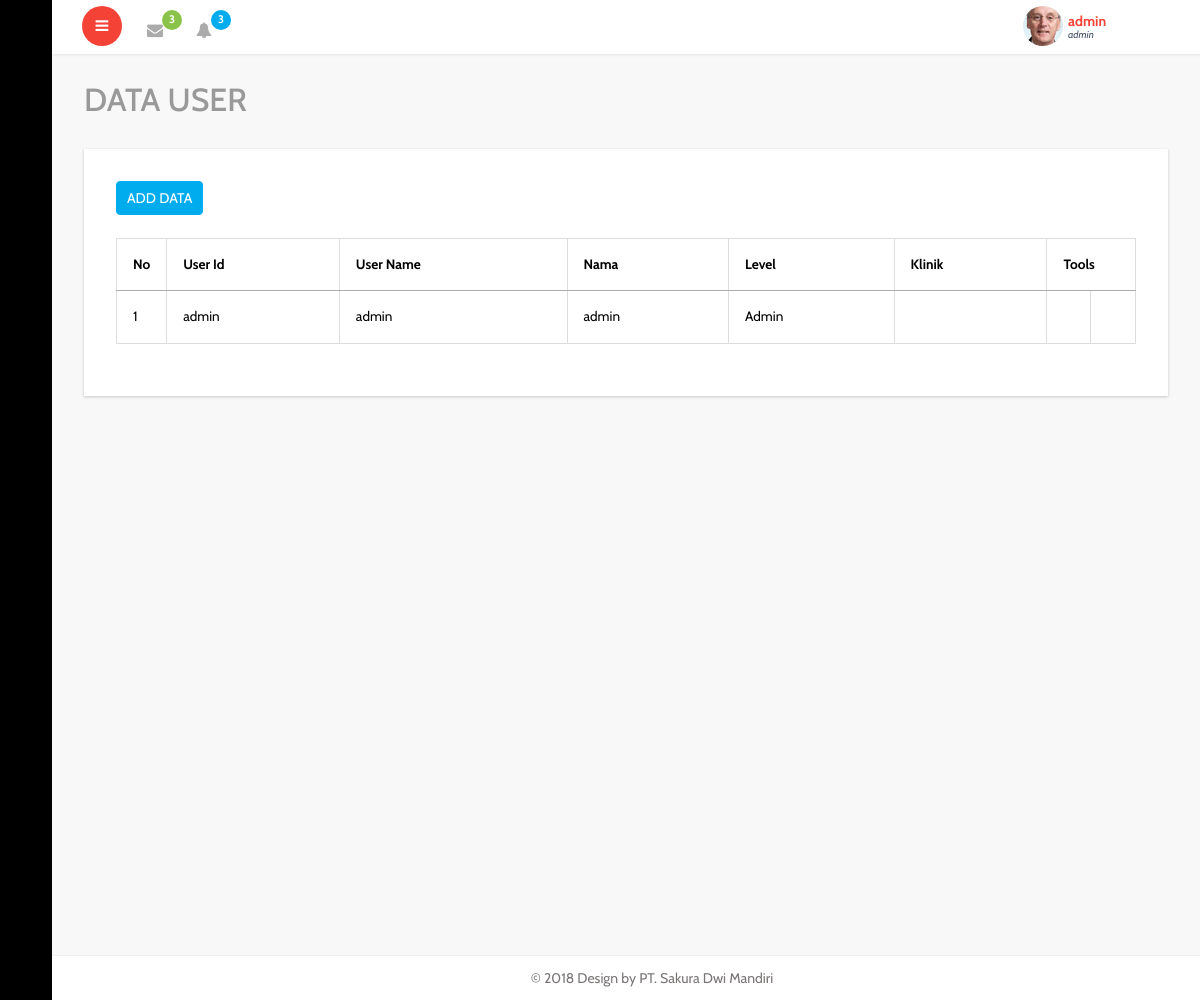
Page /web_admin/index.php?page=User-Data (signed in) on the committed database.
### tables this page shows
CREATE TABLE `m_menu` (
  `mn_no` char(6) DEFAULT NULL,
  `sm_no` char(6) DEFAULT NULL,
  `pg_no` char(6) DEFAULT NULL,
  `nourut` int(11) DEFAULT NULL,
  `type` char(1) DEFAULT NULL,
  `pg_name` varchar(50) DEFAULT NULL,
  `pg_title` varchar(50) DEFAULT NULL,
  `pg_image` varchar(50) DEFAULT NULL,
  `pg_link` varchar(50) DEFAULT NULL,
  `recuser` char(5) DEFAULT NULL,
  `recdate` datetime DEFAULT NULL,
  `recuserupd` char(5) DEFAULT NULL,
  `recdateupd` datetime DEFAULT NULL
);

CREATE TABLE `m_user` (
  `id_user` char(20) NOT NULL,
  `nm_user` varchar(100) NOT NULL,
  `no_telepon` varchar(20) NOT NULL,
  `username` varchar(20) NOT NULL,
  `password` varchar(200) NOT NULL,
  `level` varchar(20) NOT NULL,
  `sekolah_id` char(5) DEFAULT NULL,
  `recuser` char(5) DEFAULT NULL,
  `recdate` datetime DEFAULT NULL,
  `recuserupd` char(5) DEFAULT NULL,
  `recdateupd` datetime DEFAULT NULL
);

### web_admin/menu.php (the view, shortened to what this page needs)
			<ul class="nav nav-pills nav-stacked custom-nav">
	<?php
			$resultHeader 	= mysql_query("	SELECT A.*,B.Auth
											FROM M_MENU AS A INNER JOIN
  												M_AUTH_USER AS B ON A.pg_no = B.pg_no
											WHERE A.type = 'M' And B.id_user = '".$_SESSION['Ses_User']."'
											ORDER BY A.nourut,A.pg_no ", $koneksidb) or die ("Gagal query 1");
			while ($rowHeader	= mysql_fetch_array($resultHeader))
			 {
			 	$pg_name1 	= $rowHeader['pg_name'];
			 	$pg_link1 	= $rowHeader['pg_link'];
				$pg_image1 	= $rowHeader['pg_image'];
echo "
			<li class='menu-list'><a href='$pg_link1'><i class='$pg_image1'></i>  <span> $pg_name1 </span></a>
					<ul class='sub-menu-list'>";
		echo "
	        </ul></li>";
			 }
	?>
			</ul>
	</div>
</div>
<div class="main-content">
	<div class="header-section">
	<a class="toggle-btn  menu-collapsed"><i class="fa fa-bars"></i></a>
	<div class="menu-right">
		<div class="user-panel-top">
			<div class="profile_details_left">
				<ul class="nofitications-dropdown">
					<li class="dropdown">
						<a href="#" class="dropdown-toggle" data-toggle="dropdown" aria-expanded="false"><i class="fa fa-envelope"></i><span class="badge">3</span></a>
					</li>
					<li class="dropdown">
						<a href="#" class="dropdown-toggle" data-toggle="dropdown" aria-expanded="false"><i class="fa fa-bell"></i><span class="badge blue">3</span></a>
					</li>
					<div class="clearfix"></div>
				</ul>
			</div>
			<div class="profile_details">
				<ul>
					<li class="dropdown profile_details_drop">
						<a href="#" class="dropdown-toggle" data-toggle="dropdown" aria-expanded="false">
							<div class="profile_img">
								<span style="background:url(images/1.jpg) no-repeat center"> </span>
								 <div class="user-name">
									<p><?php echo $_SESSION['Ses_User']; ?><span><?php echo $_SESSION['Ses_Nama']; ?></span></p>
								 </div>
								 <i class="lnr lnr-chevron-down"></i>
								<div class="clearfix"></div>
							</div>
						</a>
					</li>
					<div class="clearfix"> </div>
				</ul>
			</div>
			<div class="clearfix"></div>
		</div>
	  </div>

### web_admin/setting/user_data.php (shortened to what this page needs)
<?php
include_once "library/inc.seslogin.php";
?>
					<h3 class="blank1">DATA USER</h3>
					 <div class="xs tabls">
						<div class="bs-example4" data-example-id="contextual-table">
<a href="?page=User-Add" target="_self"><button type="button" class="btn btn-primary">ADD DATA</button></a>
<br/><br/>
<table id="sample-table-2" class="table table-bordered">
<thead>
      <tr>
        <th width="24"><b>No</b></th>
		<th><b>User Id</b></th>
        <th><b>User Name</b></th>
        <th><b>Nama</b></th>
		<th><b>Level</b></th>
		<th><b>Klinik</b></th>
        <th colspan="2" align="center" ><b>Tools</b><b></b></th>
        </tr>
 </thead>
      <?php
	$mysql 	= "SELECT A.* FROM M_USER AS A ORDER BY A.id_user ASC";
	$msQry 	= mysql_query($mysql, $koneksidb)  or die ("Query  salah ");
	$nomor  = 0;
	while ($msData = mysql_fetch_array($msQry)) {
		$nomor++;
		$Kode = $msData['id_user'];
	?>
      <tr>
        <td><?php echo $nomor; ?></td>
		<td><?php echo $msData['id_user']; ?></td>
        <td><?php echo $msData['username']; ?></td>
        <td><?php echo $msData['nm_user']; ?></td>
		<td><?php echo $msData['level']; ?></td>
		<td><?php echo $msData['id_klinik']; ?></td>
        <td width="41" align="center"><a href="?page=User-Add&Edit=Edit&Kode=<?php echo $Kode; ?>" target="_self" alt="Edit Data" class="lnr lnr-pencil" title="Edit"></a></td>
        <td width="45" align="center"><a href="?page=User-Data&Delete=Delete&Kode=<?php echo $Kode; ?>" target="_self" title="Delete" class="lnr lnr-trash" alt="Delete Data" onclick="return confirm('ANDA YAKIN AKAN MENGHAPUS DATA PENTING INI ... ?')"></a></td>
      </tr>
      <?php } ?>
    </table>
     </div>
					     </div>

### rows in the picture
m_user: id_user "admin", username "admin", nm_user "admin", level "Admin"

### other values in the picture
$_SESSION['Ses_User'] "admin"
$_SESSION['Ses_Nama'] "admin"
